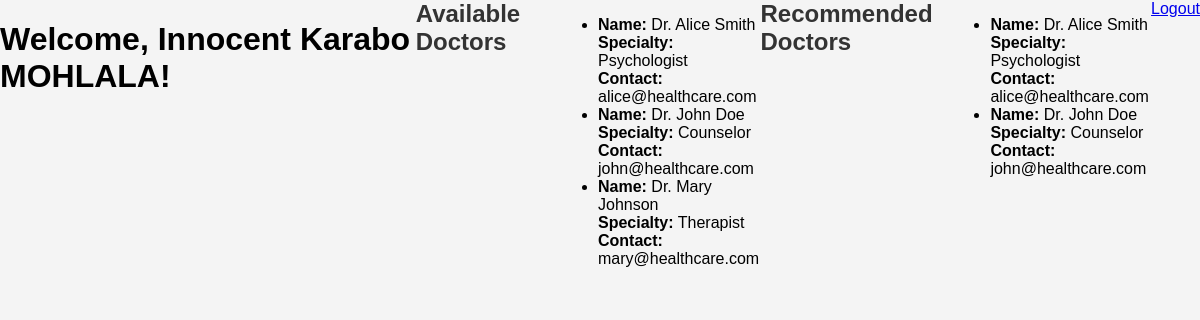
The page /dashboard (signed in) on the database its author committed.
### app.py (models this page shows)
class User(UserMixin, db.Model):
    id = db.Column(db.Integer, primary_key=True)
    name = db.Column(db.String(150))
    email = db.Column(db.String(150), unique=True)
    password = db.Column(db.String(150))

class Doctor(db.Model):
    id = db.Column(db.Integer, primary_key=True)
    name = db.Column(db.String(150))
    specialty = db.Column(db.String(150))
    contact = db.Column(db.String(150))

### app.py (the view)
@app.route('/dashboard')
@login_required
def dashboard():
    doctors = Doctor.query.all()
    recommendations = get_recommendations(current_user)
    print("Doctors:", doctors)
    print("Recommendations:", recommendations)
    return render_template('dashboard.html', doctors=doctors, recommendations=recommendations)

### app.py (called while the page is built)
@login_manager.user_loader
def load_user(user_id):
    return User.query.get(int(user_id))

def get_recommendations(user):
    return Doctor.query.limit(2).all()

### templates/dashboard.html (shortened to what this page needs)
<!DOCTYPE html>
<html lang="en">
<head>
    <link rel="stylesheet" href="{{ url_for('static', filename='styles.css') }}">
</head>
<body>
    <h1>Welcome, {{ current_user.name }}!</h1>
    <h2>Available Doctors</h2>
    <ul>
        {% for doctor in doctors %}
        <li>
            <strong>Name:</strong> {{ doctor.name }} <br>
            <strong>Specialty:</strong> {{ doctor.specialty }} <br>
            <strong>Contact:</strong> {{ doctor.contact }}
        </li>
        {% endfor %}
    </ul>
    <h2>Recommended Doctors</h2>
    <ul>
        {% for doctor in recommendations %}
        <li>
            <strong>Name:</strong> {{ doctor.name }} <br>
            <strong>Specialty:</strong> {{ doctor.specialty }} <br>
            <strong>Contact:</strong> {{ doctor.contact }}
        </li>
        {% endfor %}
    </ul>
    <a href="{{ url_for('logout') }}">Logout</a>
</body>
</html>

### static/styles.css (style rules this page uses)
body, h2, p, input, button { margin: 0; padding: 0; font-family: Arial, sans-serif; box-sizing: border-box; }
body { background-color: #f4f4f4; display: flex; justify-content: center; align-items: center; height: 100vh; }
h2 { font-size: 1.2em; color: #333; margin-bottom: 20px; }
body { font-family: Arial, sans-serif; background-color: #f4f4f4; margin: 0; padding: 0; display: flex; justify-content: center; align-items: flex-start; height: 100vh; }
h2 { font-size: 1.5em; color: #333; }

### rows shown on the page
User: name "Innocent Karabo MOHLALA"
Doctor: name "Dr. Alice Smith", specialty "Psychologist", contact "alice@healthcare.com"
Doctor: name "Dr. John Doe", specialty "Counselor", contact "john@healthcare.com"
Doctor: name "Dr. Mary Johnson", specialty "Therapist", contact "mary@healthcare.com"
